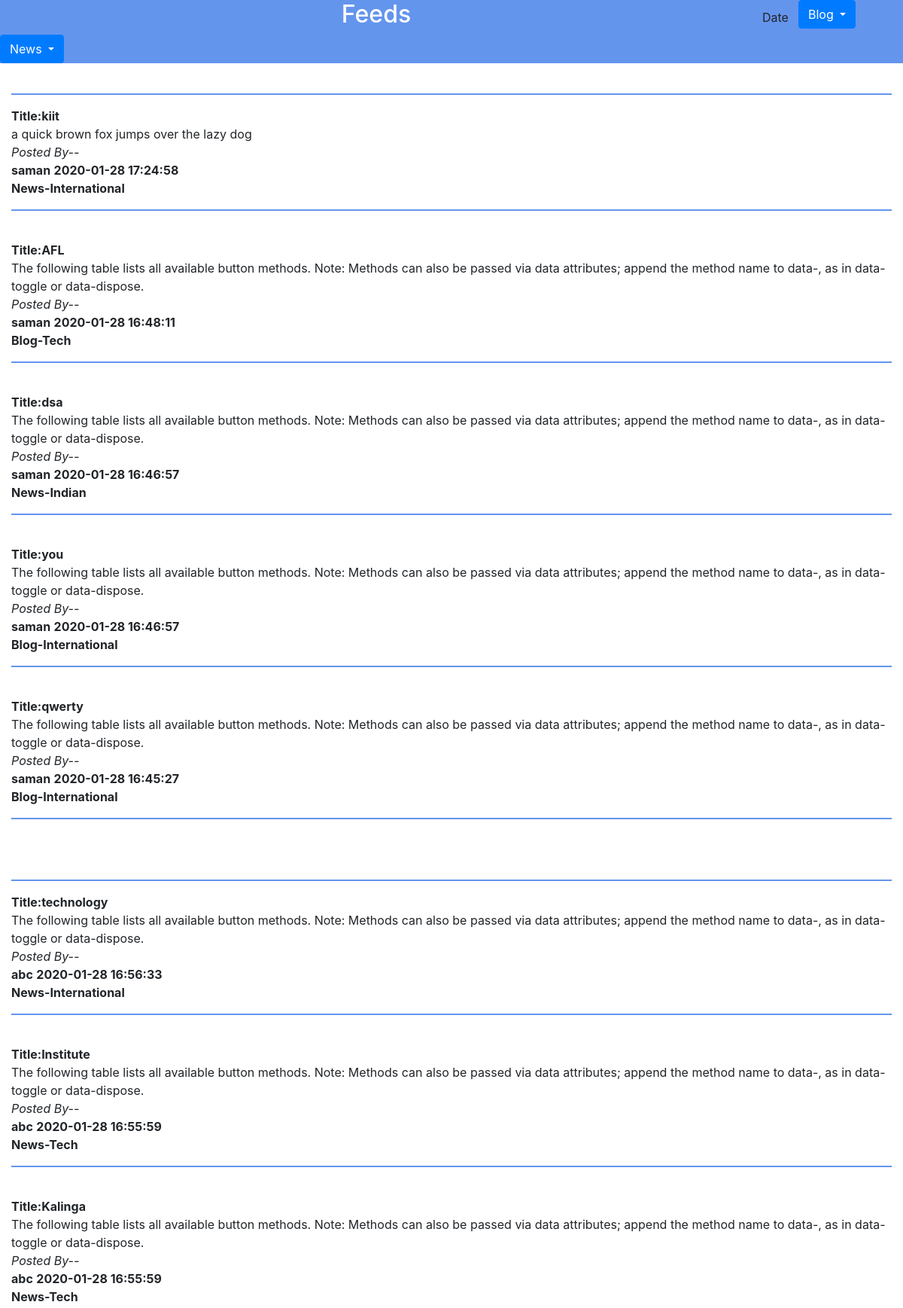
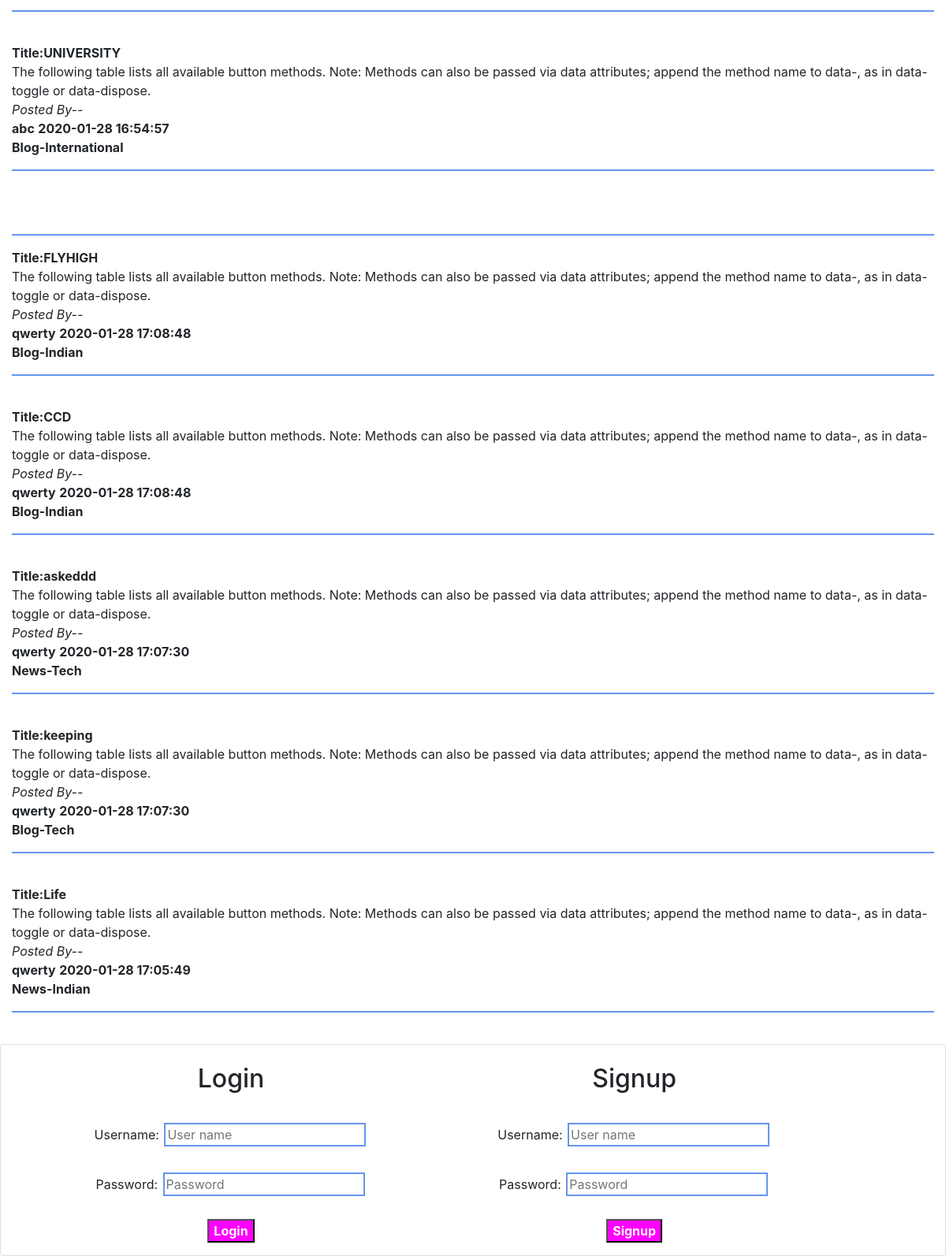
Screenshot of /index1.php with the database file from the repository (2 pictures, top to bottom).
### tables this page shows
CREATE TABLE `posts` (
  `id` int(20) NOT NULL,
  `name` varchar(200) NOT NULL,
  `title` varchar(200) NOT NULL,
  `post` varchar(200) NOT NULL,
  `time` timestamp NOT NULL DEFAULT current_timestamp() ON UPDATE current_timestamp(),
  `Category` varchar(20) NOT NULL
);

CREATE TABLE `posts1` (
  `id` int(20) NOT NULL,
  `name` varchar(200) NOT NULL,
  `title` varchar(200) NOT NULL,
  `post` varchar(200) NOT NULL,
  `time` timestamp NOT NULL DEFAULT current_timestamp() ON UPDATE current_timestamp(),
  `Category` varchar(20) NOT NULL
);

CREATE TABLE `posts2` (
  `id` int(11) NOT NULL,
  `name` varchar(200) NOT NULL,
  `title` varchar(200) NOT NULL,
  `post` varchar(200) NOT NULL,
  `time` timestamp NOT NULL DEFAULT current_timestamp() ON UPDATE current_timestamp(),
  `Category` varchar(20) NOT NULL
);

### index1.php (the view, shortened to what this page needs)
<?php
$conn = mysqli_connect("localhost","root","","blogapp");
?>
<html>
<head>
    <link type="text/css" rel="stylesheet" href="css/bootstrap.css"/>
</head>
<body>
    <div class="container-fluid">
    <div id="head" class="row">
        <div class="col-md-10" style="text-align:center;"><h2>Feeds</h2></div>
        <button type="button" class="btn">Date</button>
        <div class="dropdown">
  <button type="button" class="btn btn-primary dropdown-toggle" data-toggle="dropdown">
    Blog
  </button>
</div>
<div class="dropdown">
  <button type="button" class="btn btn-primary dropdown-toggle" data-toggle="dropdown">
    News
  </button>
</div>
</div>
<br>
<hr>
<div id="body" class="row">
<div class="col-md-12">
<?php $sql="SELECT * FROM posts ORDER BY id desc LIMIT 5";
$result = $conn->query($sql);
if($result->num_rows > 0){
    while($row = $result->fetch_assoc()){
        echo "<b>"."Title:" .$row["title"]."</b>"." "."<br>".$row["post"]."<br>"."<i>Posted By--</i><br>"."<b>".$row["name"]."</b>"." "."<b>".$row["time"]."</b>"."<br>"."<b>".$row["Category"]."</b>";
    echo "<hr>";
    echo "<br>";
    }
} else{
    echo "0 results";
}
?>
</div>
</div>
</div>
<div class="container-fluid">
<br>
<hr>
<div id="body" class="row">
<div class="col-md-12">
<?php $sql="SELECT * FROM posts1 ORDER BY id desc LIMIT 4";
$result = $conn->query($sql);
if($result->num_rows > 0){
while($row = $result->fetch_assoc()){
    echo "<b>"."Title:" .$row["title"]."</b>"." "."<br>".$row["post"]."<br>"."<i>Posted By--</i><br>"."<b>".$row["name"]."</b>"." "."<b>".$row["time"]."</b>"."<br>"."<b>".$row["Category"]."</b>";
echo "<hr>";
echo "<br>";
}
} else{
echo "0 results";
}
?>
</div>
</div>
</div>
<div class="container-fluid">
<br>
<hr>
<div id="body" class="row">
<div class="col-md-12">
<?php $sql="SELECT * FROM posts2 ORDER BY id desc LIMIT 5";
$result = $conn->query($sql);
if($result->num_rows > 0){
while($row = $result->fetch_assoc()){
    echo "<b>"."Title:" .$row["title"]."</b>"." "."<br>".$row["post"]."<br>"."<i>Posted By--</i><br>"."<b>".$row["name"]."</b>"." "."<b>".$row["time"]."</b>"."<br>"."<b>".$row["Category"]."</b>";
echo "<hr>";
echo "<br>";
}
} else{
echo "0 results";
}
?>
</div>
</div>
</div>
<div class="card">
<div class="row">
<div class="col-md-6" style="text-align:center"><br>
<div id="info">
    <h2>Login</h2><br>
    <form action="login.php" method="post">
        <label>Username:</label>
        <input type="text" name="uname" placeholder="User name"><br><br>
        <label>Password:</label>
        <input type="text" name="pass" placeholder="Password"><br><br>
        <button style="background-color:#ff00ff ; color:white;" type="submit" name="login"><b>Login</b></button>
</form>
</div>
</div>
<div class="col-md-4" style="text-align:center;"><br>
    <div id="info">
<h2>Signup</h2><br>
<form action="signup.php" method="post">
        <label>Username:</label>
        <input type="text" name="uname" placeholder="User name"><br><br>
        <label>Password:</label>
        <input type="text" name="pass" placeholder="Password"><br><br>
        <button style="background-color:#ff00ff ; color:white;" type="submit" name="login"><b>Signup</b></button>
</form>
</div>
</div>
</div>
</div>
</body>
    </html>

### index1.php (style rules this page uses)
#head { background-color:cornflowerblue; color:white; }
hr { border: 1px solid cornflowerblue; }
input[type=text] { border: 2px solid cornflowerblue; text-decoration:none; margin:4px 2px; }

### rows the page displays
posts: title "kiit", post "a quick brown fox jumps over the lazy dog", name "saman", time "2020-01-28 17:24:58", Category "News-International"
posts: title "AFL", post "The following table lists all available button methods. Note: Methods can also be passed via data attributes; append the method name to data-, as in data-toggle or data-dispose.", name "saman", time "2020-01-28 16:48:11", Category "Blog-Tech"
posts: title "dsa", post "The following table lists all available button methods. Note: Methods can also be passed via data attributes; append the method name to data-, as in data-toggle or data-dispose.", name "saman", time "2020-01-28 16:46:57", Category "News-Indian"
posts: title "you", post "The following table lists all available button methods. Note: Methods can also be passed via data attributes; append the method name to data-, as in data-toggle or data-dispose.", name "saman", time "2020-01-28 16:46:57", Category "Blog-International"
posts: title "qwerty", post "The following table lists all available button methods. Note: Methods can also be passed via data attributes; append the method name to data-, as in data-toggle or data-dispose.", name "saman", time "2020-01-28 16:45:27", Category "Blog-International"
posts1: title "technology", post "The following table lists all available button methods. Note: Methods can also be passed via data attributes; append the method name to data-, as in data-toggle or data-dispose.", name "abc", time "2020-01-28 16:56:33", Category "News-International"
posts1: title "Institute", post "The following table lists all available button methods. Note: Methods can also be passed via data attributes; append the method name to data-, as in data-toggle or data-dispose.", name "abc", time "2020-01-28 16:55:59", Category "News-Tech"
posts1: title "Kalinga", post "The following table lists all available button methods. Note: Methods can also be passed via data attributes; append the method name to data-, as in data-toggle or data-dispose.", name "abc", time "2020-01-28 16:55:59", Category "News-Tech"
posts1: title "UNIVERSITY", post "The following table lists all available button methods. Note: Methods can also be passed via data attributes; append the method name to data-, as in data-toggle or data-dispose.", name "abc", time "2020-01-28 16:54:57", Category "Blog-International"
posts2: title "FLYHIGH", post "The following table lists all available button methods. Note: Methods can also be passed via data attributes; append the method name to data-, as in data-toggle or data-dispose.", name "qwerty", time "2020-01-28 17:08:48", Category "Blog-Indian"
posts2: title "CCD", post "The following table lists all available button methods. Note: Methods can also be passed via data attributes; append the method name to data-, as in data-toggle or data-dispose.", name "qwerty", time "2020-01-28 17:08:48", Category "Blog-Indian"
posts2: title "askeddd", post "The following table lists all available button methods. Note: Methods can also be passed via data attributes; append the method name to data-, as in data-toggle or data-dispose.", name "qwerty", time "2020-01-28 17:07:30", Category "News-Tech"
posts2: title "keeping", post "The following table lists all available button methods. Note: Methods can also be passed via data attributes; append the method name to data-, as in data-toggle or data-dispose.", name "qwerty", time "2020-01-28 17:07:30", Category "Blog-Tech"
posts2: title "Life", post "The following table lists all available button methods. Note: Methods can also be passed via data attributes; append the method name to data-, as in data-toggle or data-dispose.", name "qwerty", time "2020-01-28 17:05:49", Category "News-Indian"
